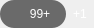
<?xml version="1.0" encoding="UTF-8"?>
<ui version="4.0">
 <class>TrophyWdg</class>
 <widget class="QWidget" name="TrophyWdg">
  <property name="geometry">
   <rect>
    <x>0</x>
    <y>0</y>
    <width>94</width>
    <height>28</height>
   </rect>
  </property>
  <property name="minimumSize">
   <size>
    <width>86</width>
    <height>28</height>
   </size>
  </property>
  <property name="maximumSize">
   <size>
    <width>94</width>
    <height>28</height>
   </size>
  </property>
  <property name="windowTitle">
   <string>TeacherCtrlWdg</string>
  </property>
  <property name="styleSheet">
   <string notr="true"/>
  </property>
  <layout class="QHBoxLayout" name="horizontalLayout">
   <property name="spacing">
    <number>0</number>
   </property>
   <property name="leftMargin">
    <number>0</number>
   </property>
   <property name="topMargin">
    <number>0</number>
   </property>
   <property name="rightMargin">
    <number>0</number>
   </property>
   <property name="bottomMargin">
    <number>0</number>
   </property>
   <item>
    <widget class="CWidget" name="widget" native="true">
     <property name="minimumSize">
      <size>
       <width>66</width>
       <height>0</height>
      </size>
     </property>
     <property name="maximumSize">
      <size>
       <width>66</width>
       <height>16777215</height>
      </size>
     </property>
     <property name="styleSheet">
      <string notr="true">#widget
{
background-color: rgba(0, 0, 0, 142);
border-radius : 14px; 
}</string>
     </property>
     <layout class="QHBoxLayout" name="horizontalLayout_2">
      <property name="spacing">
       <number>0</number>
      </property>
      <property name="leftMargin">
       <number>12</number>
      </property>
      <property name="topMargin">
       <number>0</number>
      </property>
      <property name="rightMargin">
       <number>12</number>
      </property>
      <property name="bottomMargin">
       <number>0</number>
      </property>
      <item>
       <widget class="QLabel" name="labIcone">
        <property name="minimumSize">
         <size>
          <width>14</width>
          <height>15</height>
         </size>
        </property>
        <property name="maximumSize">
         <size>
          <width>14</width>
          <height>15</height>
         </size>
        </property>
        <property name="styleSheet">
         <string notr="true">border-image: url(:/ctrl/img/ctrl/Trophy.png);</string>
        </property>
        <property name="text">
         <string/>
        </property>
       </widget>
      </item>
      <item>
       <widget class="QLabel" name="labCount">
        <property name="maximumSize">
         <size>
          <width>30</width>
          <height>16777215</height>
         </size>
        </property>
        <property name="styleSheet">
         <string notr="true">font: 14px &quot;微软雅黑&quot;;
color: rgb(255, 255, 255);</string>
        </property>
        <property name="text">
         <string>99+</string>
        </property>
        <property name="alignment">
         <set>Qt::AlignCenter</set>
        </property>
       </widget>
      </item>
     </layout>
    </widget>
   </item>
   <item>
    <widget class="QLabel" name="labAdd">
     <property name="minimumSize">
      <size>
       <width>0</width>
       <height>0</height>
      </size>
     </property>
     <property name="maximumSize">
      <size>
       <width>28</width>
       <height>16777215</height>
      </size>
     </property>
     <property name="styleSheet">
      <string notr="true">font: 14px &quot;微软雅黑&quot;;
color: rgb(255, 255, 255);</string>
     </property>
     <property name="text">
      <string>+1</string>
     </property>
     <property name="alignment">
      <set>Qt::AlignCenter</set>
     </property>
    </widget>
   </item>
  </layout>
 </widget>
 <layoutdefault spacing="6" margin="11"/>
 <customwidgets>
  <customwidget>
   <class>CWidget</class>
   <extends>QWidget</extends>
   <header>cwidget.h</header>
   <container>1</container>
  </customwidget>
 </customwidgets>
 <resources>
  <include location="../../../VLive/VLive.qrc"/>
 </resources>
 <connections/>
</ui>
